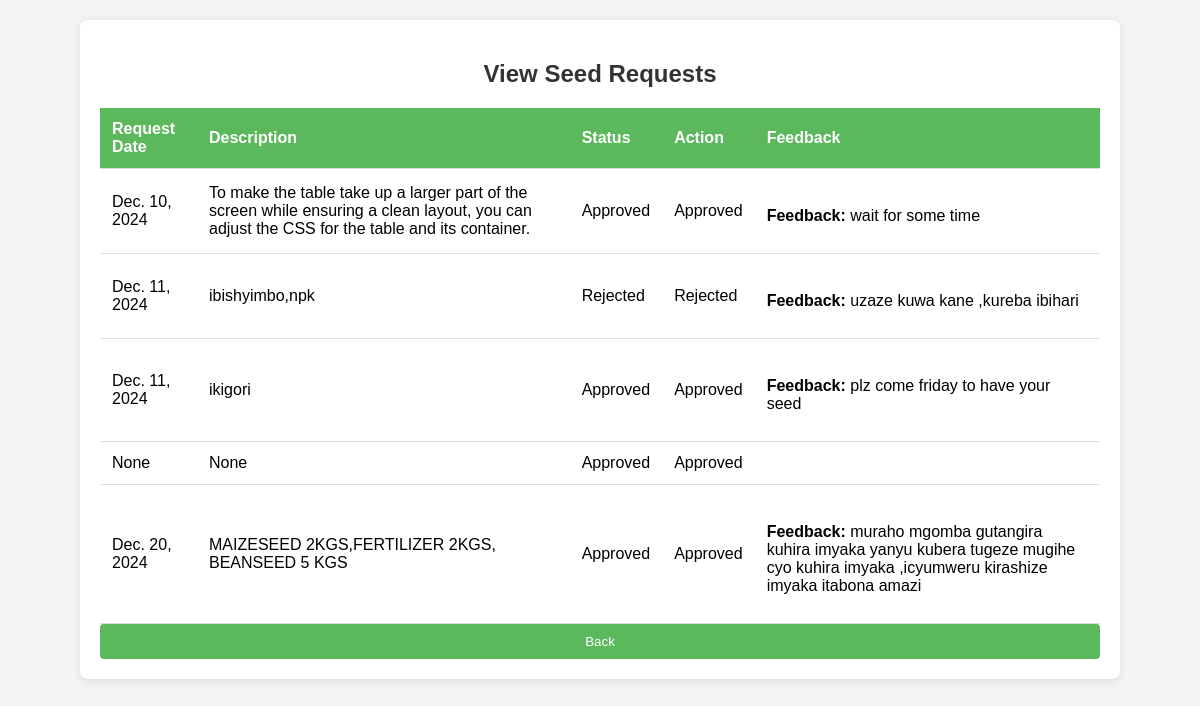
The page /view-requests/ on the database its author committed.
### myapp/models.py (models this page shows, shortened)
class SeedRequest(models.Model):
    STATUS_CHOICES = [
        ('Pending', 'Pending'),
        ('Approved', 'Approved'),
        ('Rejected', 'Rejected'),
    ]
    request_date = models.DateField(null=True)
    description = models.TextField(null=True, blank=True)
    status = models.CharField(max_length=10, choices=STATUS_CHOICES, default='Pending')
    feedback = models.TextField(null=True, blank=True)  # New feedback field
    first_name = models.CharField(max_length=50, null=True, blank=True)  # First name field
    last_name = models.CharField(max_length=50, null=True, blank=True)   # Last name field
    email = models.EmailField(max_length=100, null=True, blank=True)     # Email field
    phone_number = models.CharField(max_length=15, null=True, blank=True) # Phone number field

### myapp/views.py (the view)
# urls.py: path('view-requests/', view_requests, name='view_requests'),
def view_requests(request):
    seed_requests = SeedRequest.objects.all()
    return render(request, 'myapp/view_seed_requests.html', {'seed_requests': seed_requests})

### myapp/templates/myapp/view_seed_requests.html (shortened to what this page needs)
<!DOCTYPE html>
<html lang="en">
<head>
</head>
<body>
<div class="container">
    <h2>View Seed Requests</h2>
    <table>
        <thead>
            <tr>
                <th>Request Date</th>
                <th>Description</th>
                <th>Status</th>
                <th>Action</th>
                <th>Feedback</th>
            </tr>
        </thead>
        <tbody>
            {% for request in seed_requests %}
            <tr>
                <td>{{ request.request_date }}</td>
                <td>{{ request.description }}</td>
                <td>{{ request.status }}</td>
                <td>
                    {% if request.status == 'Pending' %}
                    <form action="{% url 'approve_request' request.id %}" method="POST" style="display:inline;">
                        {% csrf_token %}
                        <button type="submit" class="action-button">Approve</button>
                    </form>
                    <form action="{% url 'reject_request' request.id %}" method="POST" style="display:inline;">
                        {% csrf_token %}
                        <button type="submit" class="action-button">Reject</button>
                    </form>
                    {% else %}
                    <span>{{ request.status }}</span>
                    {% endif %}
                </td>
                <td>
                    {% if request.feedback %}
                    <p><strong>Feedback:</strong> {{ request.feedback }}</p>
                    {% endif %}
                </td>
            </tr>
            {% empty %}
            <tr>
                <td colspan="5">No seed requests found.</td>
            </tr>
            {% endfor %}
        </tbody>
    </table>
    <button class="back-button" onclick="window.history.back();">Back</button>
</div>
</body>
</html>

### myapp/templates/myapp/view_seed_requests.html (style rules this page uses)
body { font-family: Arial, sans-serif; background-color: #f4f4f4; margin: 0; padding: 20px; }
.container { max-width: 1000px; margin: auto; background: white; padding: 20px; border-radius: 8px; box-shadow: 0 2px 10px rgba(0, 0, 0, 0.1); }
h2 { text-align: center; color: #333; }
table { width: 100%; border-collapse: collapse; margin-top: 20px; }
th, td { padding: 12px; text-align: left; border-bottom: 1px solid #ddd; }
th { background-color: #5cb85c; color: white; }
.back-button, .action-button { background-color: #5cb85c; color: white; border: none; padding: 10px 15px; cursor: pointer; border-radius: 4px; text-align: center; width: 100%; }

### rows shown on the page
SeedRequest: request_date "Dec. 10, 2024", description "To make the table take up a larger part of the screen while ensuring a clean layout, you can adjust the CSS for the table and its container.", status "Approved", feedback "wait for some time"
SeedRequest: request_date "Dec. 11, 2024", description "ibishyimbo,npk", status "Rejected", feedback "uzaze kuwa kane ,kureba ibihari"
SeedRequest: request_date "Dec. 11, 2024", description "ikigori", status "Approved", feedback "plz come friday to have your seed"
SeedRequest: request_date "None", description "None", status "Approved"
SeedRequest: request_date "Dec. 20, 2024", description "MAIZESEED 2KGS,FERTILIZER 2KGS, BEANSEED 5 KGS", status "Approved", feedback "muraho mgomba gutangira kuhira imyaka yanyu kubera tugeze mugihe cyo kuhira imyaka ,icyumweru kirashize imyaka itabona amazi"
